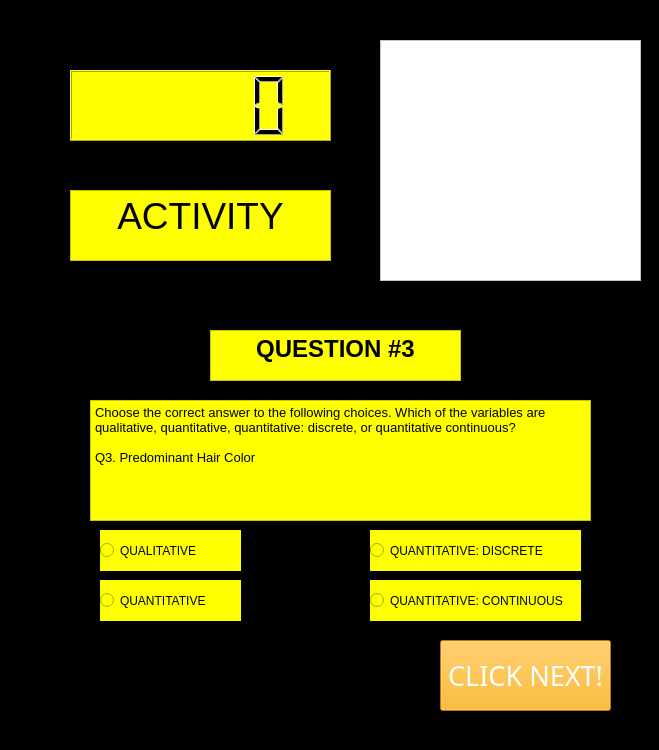
<?xml version="1.0" encoding="UTF-8"?>
<ui version="4.0">
 <class>Q3</class>
 <widget class="QWidget" name="Q3">
  <property name="geometry">
   <rect>
    <x>0</x>
    <y>0</y>
    <width>659</width>
    <height>750</height>
   </rect>
  </property>
  <property name="windowTitle">
   <string>Form</string>
  </property>
  <property name="styleSheet">
   <string notr="true">background-color: rgb(0, 0, 0);</string>
  </property>
  <widget class="QRadioButton" name="radio4">
   <property name="geometry">
    <rect>
     <x>370</x>
     <y>580</y>
     <width>211</width>
     <height>41</height>
    </rect>
   </property>
   <property name="styleSheet">
    <string notr="true">background-color: rgb(255, 255, 0);</string>
   </property>
   <property name="text">
    <string>QUANTITATIVE: CONTINUOUS</string>
   </property>
  </widget>
  <widget class="QGraphicsView" name="LCD_Camera">
   <property name="geometry">
    <rect>
     <x>380</x>
     <y>40</y>
     <width>261</width>
     <height>241</height>
    </rect>
   </property>
   <property name="styleSheet">
    <string notr="true">background-color: rgb(255, 255, 255);</string>
   </property>
  </widget>
  <widget class="QRadioButton" name="radio2">
   <property name="geometry">
    <rect>
     <x>370</x>
     <y>530</y>
     <width>211</width>
     <height>41</height>
    </rect>
   </property>
   <property name="styleSheet">
    <string notr="true">background-color: rgb(255, 255, 0);</string>
   </property>
   <property name="text">
    <string>QUANTITATIVE: DISCRETE</string>
   </property>
  </widget>
  <widget class="QLCDNumber" name="lcd_TIMER">
   <property name="geometry">
    <rect>
     <x>70</x>
     <y>70</y>
     <width>261</width>
     <height>71</height>
    </rect>
   </property>
   <property name="styleSheet">
    <string notr="true">background-color: rgb(255, 255, 0);</string>
   </property>
  </widget>
  <widget class="QTextBrowser" name="q1">
   <property name="geometry">
    <rect>
     <x>210</x>
     <y>330</y>
     <width>251</width>
     <height>51</height>
    </rect>
   </property>
   <property name="styleSheet">
    <string notr="true">background-color: rgb(255, 255, 0);</string>
   </property>
   <property name="html">
    <string>&lt;!DOCTYPE HTML PUBLIC &quot;-//W3C//DTD HTML 4.0//EN&quot; &quot;http://www.w3.org/TR/REC-html40/strict.dtd&quot;&gt;
&lt;html&gt;&lt;head&gt;&lt;meta name=&quot;qrichtext&quot; content=&quot;1&quot; /&gt;&lt;style type=&quot;text/css&quot;&gt;
p, li { white-space: pre-wrap; }
&lt;/style&gt;&lt;/head&gt;&lt;body style=&quot; font-family:'MS Shell Dlg 2'; font-size:7.8pt; font-weight:400; font-style:normal;&quot;&gt;
&lt;p align=&quot;center&quot; style=&quot; margin-top:0px; margin-bottom:0px; margin-left:0px; margin-right:0px; -qt-block-indent:0; text-indent:0px;&quot;&gt;&lt;span style=&quot; font-size:18pt; font-weight:600;&quot;&gt;QUESTION #3&lt;/span&gt;&lt;/p&gt;&lt;/body&gt;&lt;/html&gt;</string>
   </property>
  </widget>
  <widget class="QPushButton" name="pushButton">
   <property name="geometry">
    <rect>
     <x>440</x>
     <y>640</y>
     <width>171</width>
     <height>71</height>
    </rect>
   </property>
   <property name="font">
    <font>
     <family>Roman</family>
     <pointsize>20</pointsize>
    </font>
   </property>
   <property name="styleSheet">
    <string notr="true">background-color: rgb(255, 170, 0);
color: rgb(255, 255, 255);</string>
   </property>
   <property name="text">
    <string>CLICK NEXT!</string>
   </property>
  </widget>
  <widget class="QTextBrowser" name="text1">
   <property name="geometry">
    <rect>
     <x>70</x>
     <y>190</y>
     <width>261</width>
     <height>71</height>
    </rect>
   </property>
   <property name="styleSheet">
    <string notr="true">background-color: rgb(255, 255, 0);</string>
   </property>
   <property name="html">
    <string>&lt;!DOCTYPE HTML PUBLIC &quot;-//W3C//DTD HTML 4.0//EN&quot; &quot;http://www.w3.org/TR/REC-html40/strict.dtd&quot;&gt;
&lt;html&gt;&lt;head&gt;&lt;meta name=&quot;qrichtext&quot; content=&quot;1&quot; /&gt;&lt;style type=&quot;text/css&quot;&gt;
p, li { white-space: pre-wrap; }
&lt;/style&gt;&lt;/head&gt;&lt;body style=&quot; font-family:'MS Shell Dlg 2'; font-size:7.8pt; font-weight:400; font-style:normal;&quot;&gt;
&lt;p align=&quot;center&quot; style=&quot; margin-top:0px; margin-bottom:0px; margin-left:0px; margin-right:0px; -qt-block-indent:0; text-indent:0px;&quot;&gt;&lt;span style=&quot; font-size:28pt;&quot;&gt;ACTIVITY&lt;/span&gt;&lt;/p&gt;&lt;/body&gt;&lt;/html&gt;</string>
   </property>
  </widget>
  <widget class="QRadioButton" name="radio1">
   <property name="geometry">
    <rect>
     <x>100</x>
     <y>530</y>
     <width>141</width>
     <height>41</height>
    </rect>
   </property>
   <property name="styleSheet">
    <string notr="true">background-color: rgb(255, 255, 0);</string>
   </property>
   <property name="text">
    <string>QUALITATIVE</string>
   </property>
  </widget>
  <widget class="QTextBrowser" name="textBrowser_2">
   <property name="geometry">
    <rect>
     <x>90</x>
     <y>400</y>
     <width>501</width>
     <height>121</height>
    </rect>
   </property>
   <property name="styleSheet">
    <string notr="true">background-color: rgb(255, 255, 0);
</string>
   </property>
   <property name="html">
    <string>&lt;!DOCTYPE HTML PUBLIC &quot;-//W3C//DTD HTML 4.0//EN&quot; &quot;http://www.w3.org/TR/REC-html40/strict.dtd&quot;&gt;
&lt;html&gt;&lt;head&gt;&lt;meta name=&quot;qrichtext&quot; content=&quot;1&quot; /&gt;&lt;style type=&quot;text/css&quot;&gt;
p, li { white-space: pre-wrap; }
&lt;/style&gt;&lt;/head&gt;&lt;body style=&quot; font-family:'MS Shell Dlg 2'; font-size:7.8pt; font-weight:400; font-style:normal;&quot;&gt;
&lt;p style=&quot; margin-top:0px; margin-bottom:0px; margin-left:0px; margin-right:0px; -qt-block-indent:0; text-indent:0px;&quot;&gt;&lt;span style=&quot; font-size:10pt;&quot;&gt;Choose the correct answer to the following choices. Which of the variables are qualitative, quantitative, quantitative: discrete, or quantitative continuous?&lt;/span&gt;&lt;/p&gt;
&lt;p style=&quot;-qt-paragraph-type:empty; margin-top:0px; margin-bottom:0px; margin-left:0px; margin-right:0px; -qt-block-indent:0; text-indent:0px; font-size:10pt;&quot;&gt;&lt;br /&gt;&lt;/p&gt;
&lt;p style=&quot; margin-top:0px; margin-bottom:0px; margin-left:0px; margin-right:0px; -qt-block-indent:0; text-indent:0px;&quot;&gt;&lt;span style=&quot; font-size:10pt;&quot;&gt;Q3. Predominant Hair Color&lt;/span&gt;&lt;/p&gt;&lt;/body&gt;&lt;/html&gt;</string>
   </property>
  </widget>
  <widget class="QRadioButton" name="radio3">
   <property name="geometry">
    <rect>
     <x>100</x>
     <y>580</y>
     <width>141</width>
     <height>41</height>
    </rect>
   </property>
   <property name="styleSheet">
    <string notr="true">background-color: rgb(255, 255, 0);</string>
   </property>
   <property name="text">
    <string>QUANTITATIVE</string>
   </property>
  </widget>
 </widget>
 <resources/>
 <connections/>
</ui>
